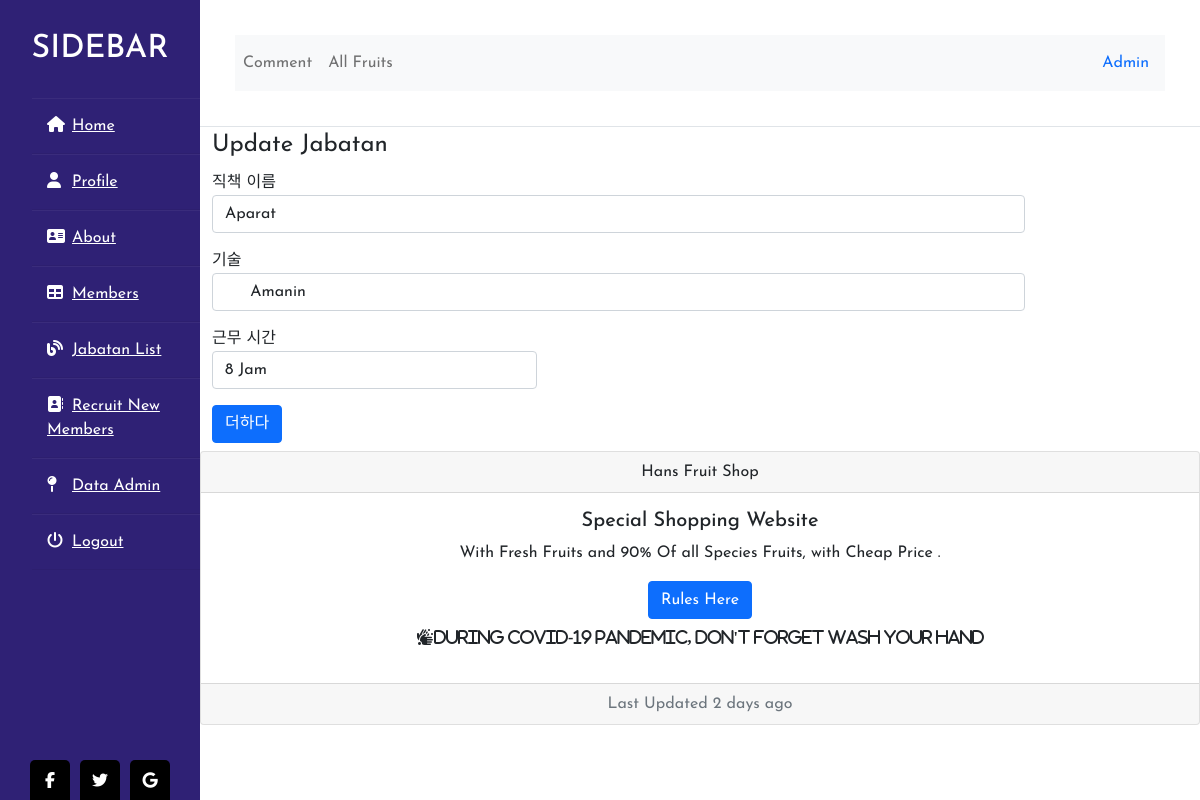
/index.php?page=jabatan-update&angka=17 (signed in), run on the app's committed database.
### tables this page shows
CREATE TABLE `apeshit4` (
  `angka` int(11) NOT NULL,
  `nama_jabatan` varchar(255) NOT NULL,
  `deskripsi_jabatan` varchar(1000) NOT NULL,
  `jam_kerja` enum('12 Jam','8 Jam','14 Jam','6 Jam') NOT NULL
);

### admin/satu/jabatanupdate.php (the view, shortened to what this page needs)
<?php
include "inc/server.php";
if (isset($_GET['angka'])) {
    $user_id = $_GET['angka'];
    $sql = "SELECT * FROM `apeshit4` WHERE `angka`='$user_id'";
    $result = $conn->query($sql);
    if ($result->num_rows > 0) {
        while ($row = $result->fetch_assoc()) {
            $nama_jabatan = $row['nama_jabatan'];
            $deskripsi_jabatan = $row['deskripsi_jabatan'];
?>
        <form action="" method="POST" class="form-horizontal">
            <fieldset>
                <legend>Update Jabatan</legend>
                <div class="form-group">
                    <label for="nama_jabatan" class="col-sm-2 control-label">직책 이름</label>
                    <div class="col-sm-10">
                        <input type="text" class="form-control" name="nama_jabatan" id="nama_jabatan" placeholder="직책 이름 입력" value="<?php echo $nama_jabatan; ?>" required>
                    </div>
                </div>
                <div class="mt-3">
                    <div class="form-group">
                        <label for="deskripsi_jabatan" class="col-sm-2 control-label">기술</label>
                        <div class="col-sm-10">
                            <input type="text" class="form-control" name="deskripsi_jabatan" id="deskripsi_jabatan" placeholder="기술" value=" <?php echo $deskripsi_jabatan; ?>" required>
                        </div>
                    </div>
                </div>
                <div class="mt-3">
                    <div class="form-group col-md-4">
                        <label for="jam_kerja">근무 시간</label>
                        <select id="jam_kerja" class="form-control" name="jam_kerja" required>
                            <?php
                            if ($row['jam_kerja'] == "8 Jam") echo "<option value='8 Jam' selected>8 Jam</option>";
                            else echo "<option value='8 Jam'>8 Jam</option>";
                            ?>
                        </select>
                    </div>
                </div>
                <div class="mt-3">
                    <div class="form-group">
                        <div class="col-sm-offset-2 col-sm-10">
                            <button type="submit" name="daftar" id="daftar" class="btn btn-primary">더하다</button>
                        </div>
                    </div>
                </div>
            </fieldset>
        </form>
<?php
        }
    } else {
        header('Location: index.php?page=jabatan-list');
    }
}
?>

### styles.css (style rules this page uses)
* { margin: 0; padding: 0; box-sizing: border-box; list-style: none; text-decoration: none; font-family: 'Josefin Sans', sans-serif; }
body { background-color: #f3f5f9; }

### data on the page
apeshit4: nama_jabatan "Aparat", deskripsi_jabatan "Amanin", jam_kerja "8 Jam"

### other printed values
$_SESSION['ses_level'] "Admin"
